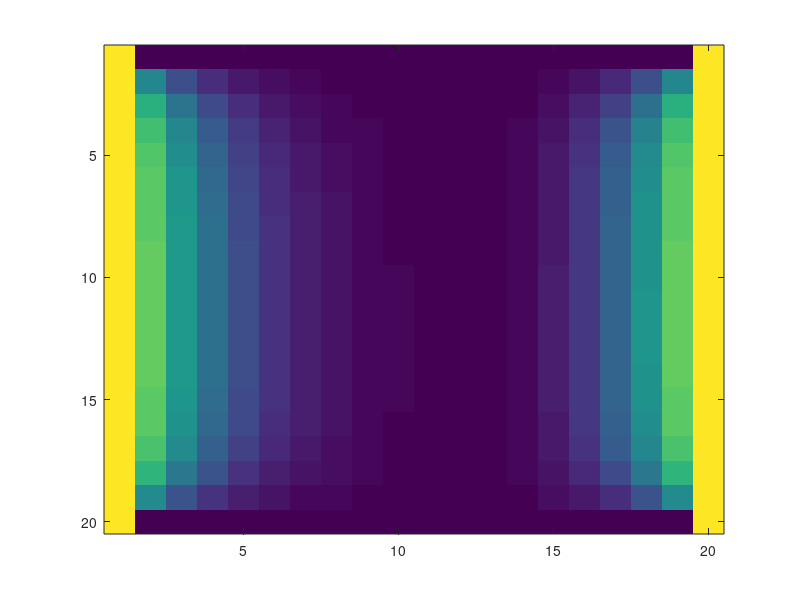
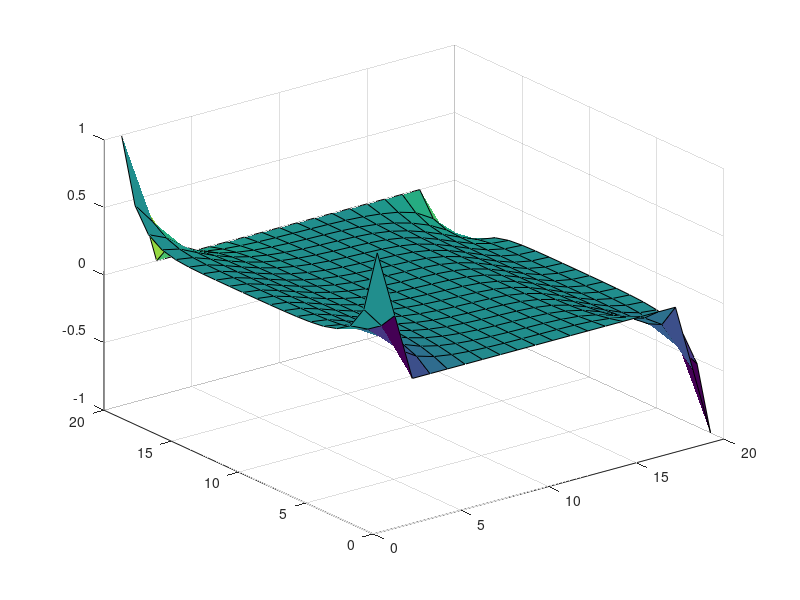
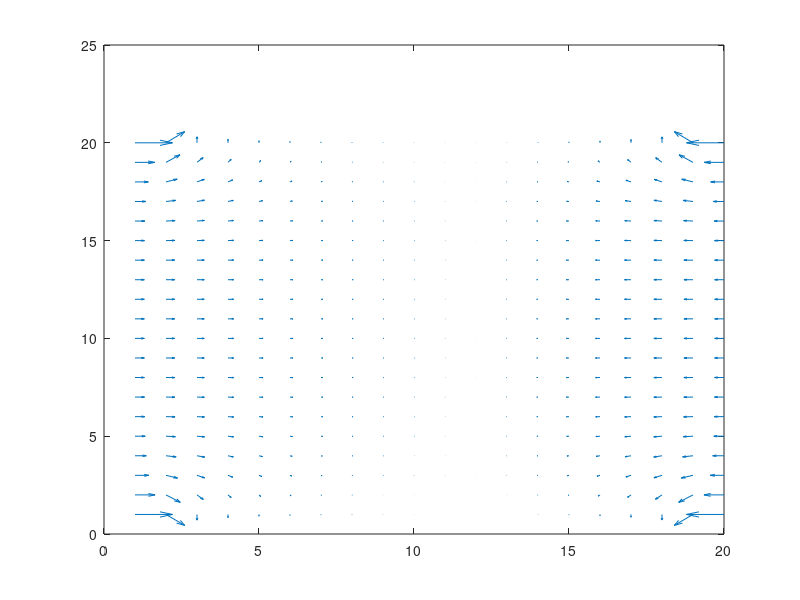

MATLAB code to generate these figures, in order:
clear
close all

%Boundary conditions

nx = 20;
ny = 20;
V = zeros(nx,ny);
maxiterations = 10;

%Set boundary conditions 1
for x = 1:nx
    V(x,1) = 1;
end
%Set boundary conditions 2
for x = 1:nx
    V(x,ny)= 1;
end

for iter = 1:maxiterations
    for n=2:1:nx-1
        for m=2:1:ny-1
            V(m,n)=(V(m+1,n)+V(m-1,n)+V(m,n+1)+V(m,n-1))/4;
        end
    end
    %Apply a filter
%     filter = imboxfilt(V);
%     V=filter;
    %Plot variables
    imagesc(V);
end
[ex,ey]=gradient(V);
figure;
surf(-ex,-ey);
figure;
quiver(-ex,-ey);